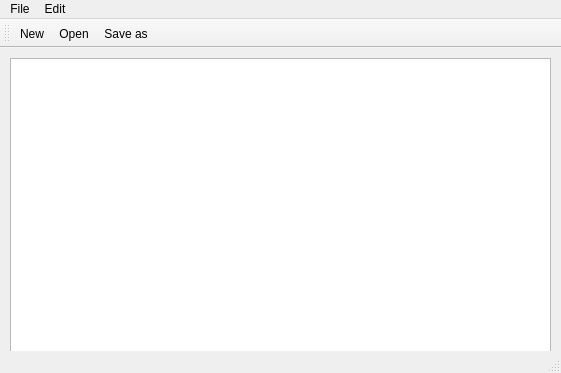
<?xml version="1.0" encoding="UTF-8"?>
<ui version="4.0">
 <class>MainWindow</class>
 <widget class="QMainWindow" name="MainWindow">
  <property name="geometry">
   <rect>
    <x>0</x>
    <y>0</y>
    <width>561</width>
    <height>373</height>
   </rect>
  </property>
  <property name="windowTitle">
   <string>Notepad Application</string>
  </property>
  <property name="windowIcon">
   <iconset resource="Resources.qrc">
    <normaloff>:/imgs/C:/Users/Hp/Downloads/notepad.png</normaloff>:/imgs/C:/Users/Hp/Downloads/notepad.png</iconset>
  </property>
  <widget class="QWidget" name="centralwidget">
   <widget class="QWidget" name="verticalLayoutWidget">
    <property name="geometry">
     <rect>
      <x>10</x>
      <y>10</y>
      <width>541</width>
      <height>321</height>
     </rect>
    </property>
    <layout class="QVBoxLayout" name="verticalLayout">
     <item>
      <widget class="QTextEdit" name="textEdit">
       <property name="font">
        <font>
         <family>Arial</family>
         <pointsize>16</pointsize>
         <weight>50</weight>
         <bold>false</bold>
        </font>
       </property>
       <property name="cursor" stdset="0">
        <cursorShape>IBeamCursor</cursorShape>
       </property>
      </widget>
     </item>
    </layout>
   </widget>
  </widget>
  <widget class="QMenuBar" name="menubar">
   <property name="geometry">
    <rect>
     <x>0</x>
     <y>0</y>
     <width>561</width>
     <height>21</height>
    </rect>
   </property>
   <widget class="QMenu" name="menuApplication">
    <property name="title">
     <string>File</string>
    </property>
    <addaction name="actionNew"/>
    <addaction name="actionOpen"/>
    <addaction name="actionSave_as"/>
    <addaction name="actionPrint"/>
    <addaction name="actionExit"/>
   </widget>
   <widget class="QMenu" name="menuEdit">
    <property name="title">
     <string>Edit</string>
    </property>
    <addaction name="actionCopy"/>
    <addaction name="actionPaste"/>
    <addaction name="actionCut"/>
    <addaction name="actionUndo"/>
    <addaction name="actionRedo"/>
   </widget>
   <addaction name="menuApplication"/>
   <addaction name="menuEdit"/>
  </widget>
  <widget class="QStatusBar" name="statusbar"/>
  <widget class="QToolBar" name="toolBar">
   <property name="windowTitle">
    <string>toolBar</string>
   </property>
   <attribute name="toolBarArea">
    <enum>TopToolBarArea</enum>
   </attribute>
   <attribute name="toolBarBreak">
    <bool>false</bool>
   </attribute>
   <addaction name="actionNew"/>
   <addaction name="actionOpen"/>
   <addaction name="actionSave_as"/>
  </widget>
  <action name="actionNew">
   <property name="icon">
    <iconset resource="Resources.qrc">
     <normaloff>:/imgs/C:/Users/Hp/Downloads/new_file.png</normaloff>:/imgs/C:/Users/Hp/Downloads/new_file.png</iconset>
   </property>
   <property name="text">
    <string>New</string>
   </property>
   <property name="shortcut">
    <string>Ctrl+N</string>
   </property>
  </action>
  <action name="actionOpen">
   <property name="icon">
    <iconset resource="Resources.qrc">
     <normaloff>:/imgs/C:/Users/Hp/Downloads/document_open.png</normaloff>:/imgs/C:/Users/Hp/Downloads/document_open.png</iconset>
   </property>
   <property name="text">
    <string>Open</string>
   </property>
   <property name="shortcut">
    <string>Ctrl+O</string>
   </property>
  </action>
  <action name="actionSave_as">
   <property name="icon">
    <iconset resource="Resources.qrc">
     <normaloff>:/imgs/C:/Users/Hp/Downloads/filesave.png</normaloff>:/imgs/C:/Users/Hp/Downloads/filesave.png</iconset>
   </property>
   <property name="text">
    <string>Save as</string>
   </property>
   <property name="shortcut">
    <string>Ctrl+S</string>
   </property>
  </action>
  <action name="actionPrint">
   <property name="icon">
    <iconset resource="Resources.qrc">
     <normaloff>:/imgs/C:/Users/Hp/Downloads/printer_text.png</normaloff>:/imgs/C:/Users/Hp/Downloads/printer_text.png</iconset>
   </property>
   <property name="text">
    <string>Print</string>
   </property>
   <property name="shortcut">
    <string>Ctrl+P</string>
   </property>
  </action>
  <action name="actionExit">
   <property name="icon">
    <iconset resource="Resources.qrc">
     <normaloff>:/imgs/C:/Users/Hp/Downloads/deletered.png</normaloff>:/imgs/C:/Users/Hp/Downloads/deletered.png</iconset>
   </property>
   <property name="text">
    <string>Exit</string>
   </property>
   <property name="shortcut">
    <string>Ctrl+Q</string>
   </property>
  </action>
  <action name="actionCopy">
   <property name="icon">
    <iconset resource="Resources.qrc">
     <normaloff>:/imgs/C:/Users/Hp/Downloads/copy.png</normaloff>:/imgs/C:/Users/Hp/Downloads/copy.png</iconset>
   </property>
   <property name="text">
    <string>Copy</string>
   </property>
   <property name="shortcut">
    <string>Ctrl+C</string>
   </property>
  </action>
  <action name="actionPaste">
   <property name="icon">
    <iconset resource="Resources.qrc">
     <normaloff>:/imgs/C:/Users/Hp/Downloads/paste.png</normaloff>:/imgs/C:/Users/Hp/Downloads/paste.png</iconset>
   </property>
   <property name="text">
    <string>Paste</string>
   </property>
   <property name="shortcut">
    <string>Ctrl+V</string>
   </property>
  </action>
  <action name="actionCut">
   <property name="icon">
    <iconset resource="Resources.qrc">
     <normaloff>:/imgs/C:/Users/Hp/Downloads/cut.png</normaloff>:/imgs/C:/Users/Hp/Downloads/cut.png</iconset>
   </property>
   <property name="text">
    <string>Cut</string>
   </property>
   <property name="shortcut">
    <string>Ctrl+X</string>
   </property>
  </action>
  <action name="actionUndo">
   <property name="icon">
    <iconset resource="Resources.qrc">
     <normaloff>:/imgs/C:/Users/Hp/Downloads/undo.png</normaloff>:/imgs/C:/Users/Hp/Downloads/undo.png</iconset>
   </property>
   <property name="text">
    <string>Undo</string>
   </property>
   <property name="shortcut">
    <string>Ctrl+Z</string>
   </property>
  </action>
  <action name="actionRedo">
   <property name="icon">
    <iconset resource="Resources.qrc">
     <normaloff>:/imgs/C:/Users/Hp/Downloads/redo.png</normaloff>:/imgs/C:/Users/Hp/Downloads/redo.png</iconset>
   </property>
   <property name="text">
    <string>Redo</string>
   </property>
   <property name="shortcut">
    <string>Ctrl+Y</string>
   </property>
  </action>
 </widget>
 <resources>
  <include location="Resources.qrc"/>
 </resources>
 <connections/>
</ui>
